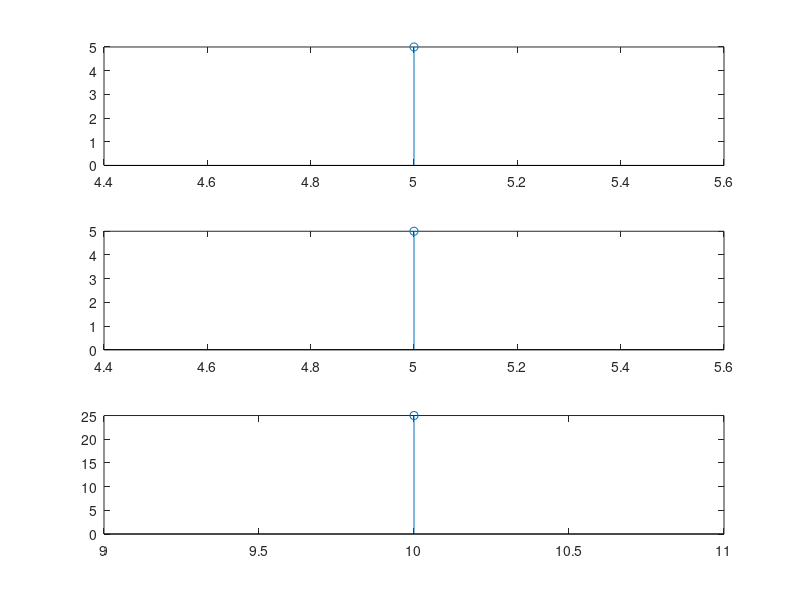

MATLAB code for this plot:
x= input('seq');
nx = input('index');
h= input('impulseRESPONSE');
nh = input('index');
n= min(nx)+min(nh):max(nx)+max(nh);
y= conv(x,h);
disp('convolved seq');y
disp('index:');n
subplot(311);
stem(nx,x);
subplot(312);
stem(nh, h);
subplot(313);
stem(n,y);